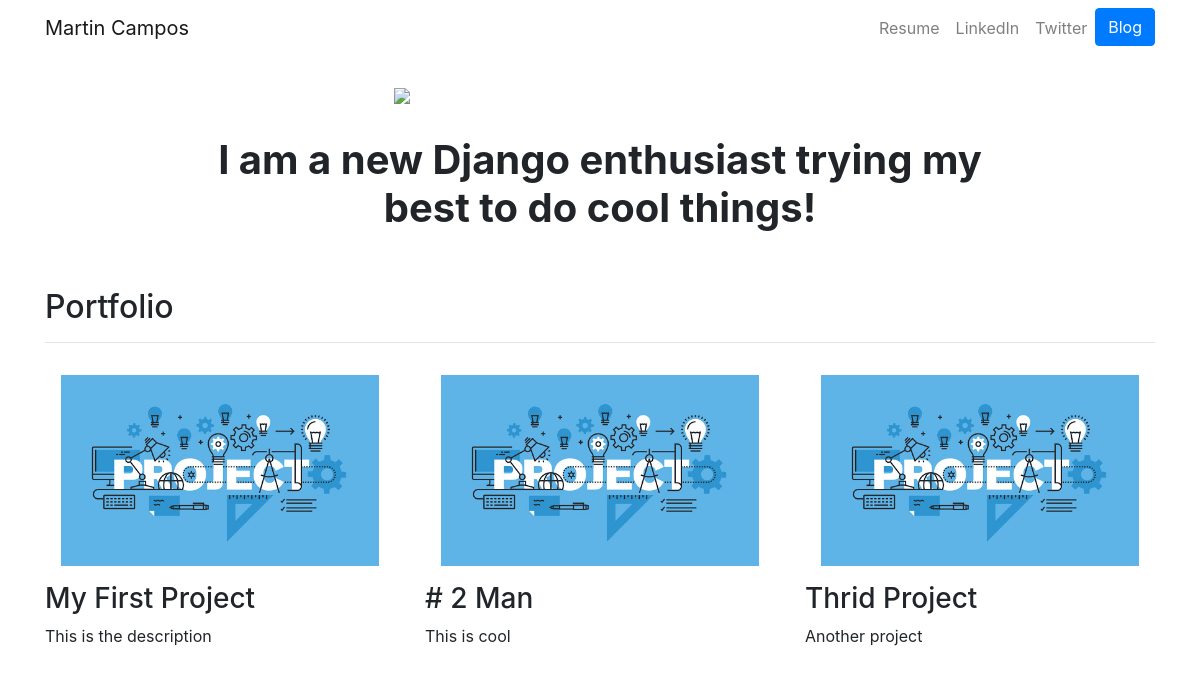
The page / on the database its author committed.
### portfolio/models.py (models this page shows, shortened)
class Project(models.Model):
    title = models.CharField(max_length=100) # Charfield, A string field, for small- to large-sized strings.
    description = models.CharField(max_length=250)
    image = models.ImageField(upload_to='portfolio/images/') # Field para imagenes
    url = models.URLField(blank=True) #Blank puede ser agregado a cualquiera de los fields y lo que permite es que exista la posibilidad

### portfolio/views.py (the view)
# urls.py: 2. Add a URL to urlpatterns:  path('', views.home, name='home')
def home(request):
    projects = Project.objects.all() # con esta sentencia traigo todos los obejtos de la base de datas a la pagina home
    return render(request, 'portfolio/home.html', {'projects':projects}) #acá paso dichos objetos como un diccionario

### portfolio/templates/portfolio/home.html
{% extends 'portfolio/base.html' %}
{% load static %}
{% block content %}
  <div class="row justify-content-center my-3">
    <div class="col-5">
      <img src="{% static 'portfolio\DSC_0009.JPG' %}" class="w-100 p-3">
    </div>
  </div>
  <div class="row justify-content-center mb-3">
    <div class="col-md-9 text-center">
      <h1 id="hometext" class="font-weight-bold">I am a new Django enthusiast trying my best to do cool things!</h1>
    </div>
  </div>
  <h2 class="mt-5">Portfolio</h2>
  <hr>
  <div class="row">
    {% for project in projects %}
      <div class="col-lg-4 col-md-6">
        {% if project.url %}
        <a href="{{ project.url }}" target="_blank">
          <img src="{{ project.image.url }}" class="w-100 p-3">
        </a>
        {% else %}
        <img src="{{ project.image.url }}" class="w-100 p-3">
        {% endif %}
        <h3>{{ project.title }}</h3>
        <p>{{ project.description }}</p>
      </div>
    {% endfor %}
  </div>
{% endblock %}

### rows shown on the page
Project: image (picture), title "My First Project", description "This is the description"
Project: image (picture), title "# 2 Man", description "This is cool"
Project: image (picture), title "Thrid Project", description "Another project"
